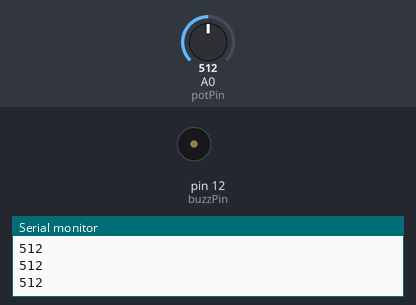
The sketch below on a simulated Arduino Uno, built with avr-gcc and run on an emulated ATmega328P. On the bench: buzzer (waves = sounding, pin HIGH), the last lines printed to the serial monitor. Inputs (shaded band) come from the test bench; at power-on: A0 (potPin) = 512.

Above: at 1.2 s.
1.3 s: A0 (potPin) set to 987
2.9 s: A0 (potPin) set to 1007
At 3.37 s:
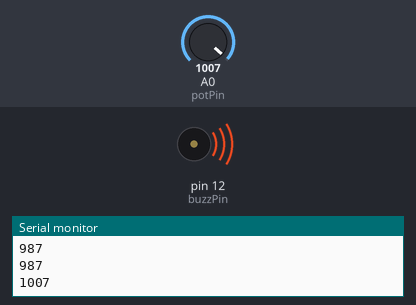
5.9 s: A0 (potPin) set to 990
At 6.4 s:
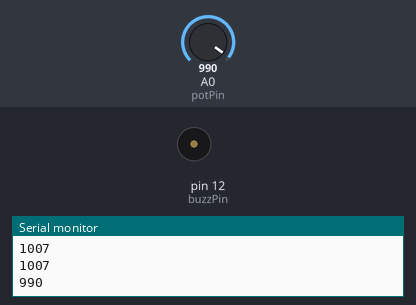
7.5 s: A0 (potPin) set to 1010
At 7.88 s:
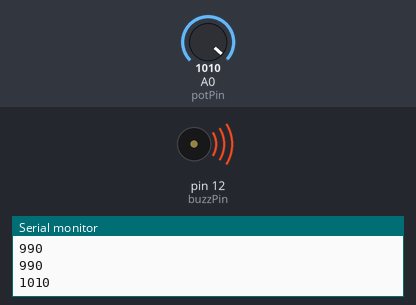
Timing chart, 0 to 11.5 s (numbered marks = the images above; inputs shaded):
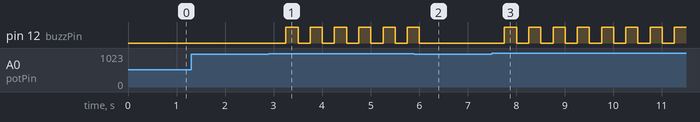

The sketch:

buzz.ino
```cpp
int buzzPin=12;
int potPin=A0;
int potVal;
int tempo=500;
void setup() {
  // put your setup code here, to run once:
pinMode(buzzPin,OUTPUT);
pinMode(potPin,INPUT);
Serial.begin(9600);
}

void loop() {
  // put your main code here, to run repeatedly:
  potVal=analogRead(potPin);
  delay(tempo*0.5);
//potVal=Serial.parseInt();
Serial.println(potVal);
if(potVal>=1000){
  digitalWrite(buzzPin,HIGH);
  delay(tempo*0.5);
  digitalWrite(buzzPin,LOW);
  }
  else{
    digitalWrite(buzzPin,LOW);
    }

}
```

Measured:
- the behaviour switches between 999 and 1000 on A0 (potPin) (found by bisection; images 0 and 1)
- after the input at 2.9 s, pin 12 (buzzPin): alternates HIGH for 0.25 s and LOW for 0.25 s, starting after 0.35 s
- after the input at 5.9 s, pin 12 (buzzPin): goes on until 6.0 s, then stays LOW
- after the input at 7.5 s, pin 12 (buzzPin): alternates HIGH for 0.25 s and LOW for 0.25 s, starting after 0.26 s
